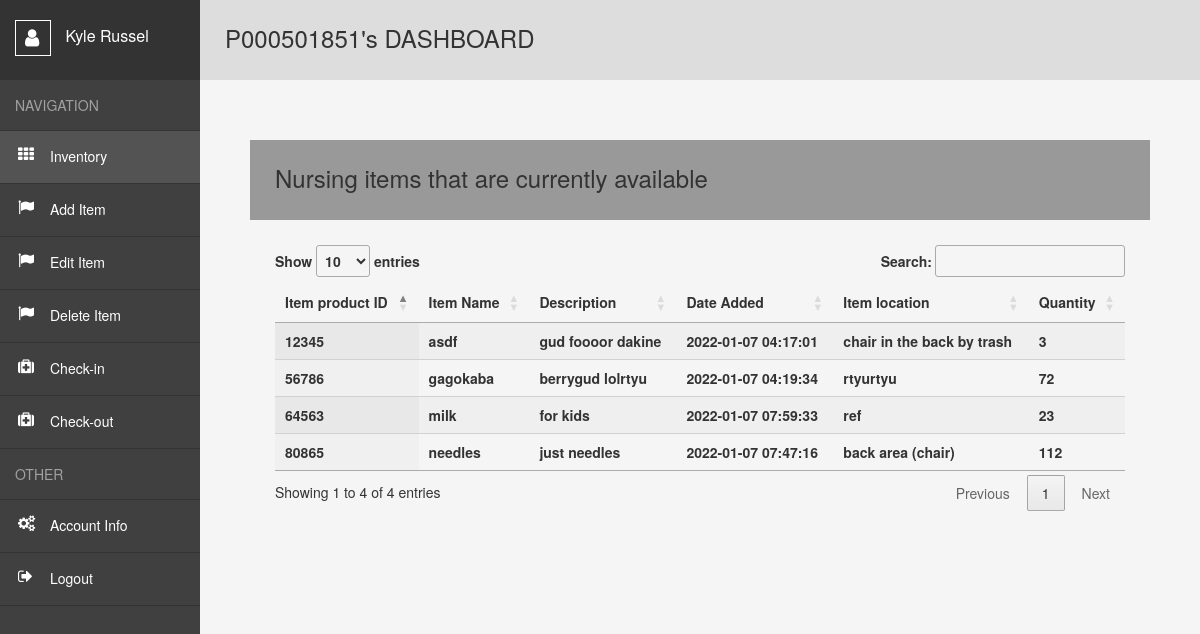
Page /user (signed in) on the committed database.
### website/models.py (models this page shows)
class User(db.Model, UserMixin):##usermixin makes it easier for user login
    id = db.Column(db.Integer, primary_key=True)##unique key
    email = db.Column(db.String(320), unique=True)##cant have the same email
    telnum = db.Column(db.String(10),unique=True)##cant have the same telephone number
    s_id = db.Column(db.String(9),unique=True)
    fname = db.Column(db.String(26))
    lname = db.Column(db.String(50))
    password = db.Column(db.String(15))
    sf = db.Column(db.String(7))
    zip = db.Column(db.String(5))
    bday = db.Column(db.String(10))##might cause an error if it does change to string(10)
    date_created = db.Column(db.DateTime(timezone=True), default=func.now())
    borroweditems= db.relationship('Borroweditem', backref='user',passive_deletes=True)##reference all borroweditems##relationship with db
    creators= db.relationship('Inventory', backref='user',passive_deletes=True)##reference all borroweditems##relationship with db

class Inventory(db.Model):
    id = db.Column(db.Integer, primary_key=True)
    product_id = db.Column(db.Integer(), unique=True)
    product_name = db.Column(db.String(26))
    date_added = db.Column(db.DateTime(timezone=True), default=func.now())
    desc=db.Column(db.String(200))
    i_loc=db.Column(db.String(200))
    quantity= db.Column(db.Integer)
    Creator = db.Column(db.Integer, db.ForeignKey('user.id', ondelete="CASCADE"),nullable=False) ##foreign key relationship //id of who added it.

### website/views.py (the view)
@views.route("/user")
@login_required## needs to be logged in to be accessed
def user():
    if session.get("SCHOOL_ID", None) is not None and session.get("FNAME",None) is not None:
        items = Inventory.query.filter().all()
        return render_template("user.html",user = current_user,data = items)
    else:
        flash("You do not have access to this page! Pls, Log in!", category="error")
        return redirect(url_for('views.home'))

### website/templates/user.html (shortened to what this page needs)
<!DOCTYPE html>
<html lang="en">
<head>
    <link rel= "stylesheet" type= "text/css" href= "{{ url_for('static',filename='styles3.css') }}">
    <link rel="stylesheet" href="https://maxcdn.bootstrapcdn.com/bootstrap/3.3.6/css/bootstrap.min.css" />
    <link href='https://cdn.datatables.net/1.10.24/css/jquery.dataTables.min.css' rel='stylesheet' type='text/css'>
</head>
<body>
  {% if session['SCHOOL_ID'] and session['FNAME'] and session['LNAME'] and session['DATE'] and session['SF'] and user.is_authenticated %}
    <div class="wrapper">
        <nav>
          <header>
            <span></span>
              {{session['FNAME']}}
          </header>
          <ul>
            <li><span>Navigation</span></li>
            <li><a class="active" style="text-decoration:none" href="{{url_for('views.user')}}">Inventory</a></li>
            <li><a style="text-decoration:none" href="{{url_for('views.add')}}">Add Item</a></li>
            <li><a style="text-decoration:none" href="{{url_for('views.edit')}}">Edit Item</a></li>
            <li><a style="text-decoration:none" href="{{url_for('views.delete')}}">Delete Item</a></li>
            <li><a style="text-decoration:none" href="{{url_for('views.Check_in')}}">Check-in</a></li>
            <li><a style="text-decoration:none" href="{{url_for('views.Check_out')}}">Check-out</a></li>
            <li><span>Other</span></li>
            <li><a style="text-decoration:none" href="{{url_for('views.account_info')}}">Account Info</a></li>
            <li><a style="text-decoration:none" href="{{url_for('auth.logout')}}">Logout</a></li>
          </ul>
        </nav>
        <main>
          <h1>P{{session['SCHOOL_ID']}}'s DASHBOARD</h1>
          <div class="container-fluid">
            <div class="row" style="padding:50px;">
                <p><h2>Nursing items that are currently available</h1></p>
                <div >
                    <table id='empTable' class='display dataTable' width='100%'>
                        <thead>
                        <tr>
                            <th>Item product ID</th>
                            <th>Item Name</th>
                            <th>Description</th>
                            <th>Date Added</th>
                            <th>Item location</th>
                            <th>Quantity</th>
                        </tr>
                        </thead>
                        <tbody>
                          {% for row in data %}
                          <tr>
                              <th>{{row.product_id}}</th>
                              <th>{{row.product_name}}</th>
                              <th>{{row.desc}}</th>
                              <th>{{row.date_added}}</th>
                              <th>{{row.i_loc}}</th>
                              <th>{{row.quantity}}</th>
                          </tr>
                          {% endfor %}
                        </tbody>
                    </table>
                </div>
           </div>
        </div>
        </main>
      </div>
    {% endif %}
</body>
</html>

### website/static/styles3.css (style rules this page uses)
*, *:before, *:after { margin: 0; padding: 0; box-sizing: border-box; }
*:before, *:after { content: ""; display: block; position: absolute; }
html, body { height: 100%; }
body { font: 15px "Open Sans", sans-serif; color: #777; }
a { cursor: pointer; }
ul { list-style: none; }
.wrapper { display: flex; min-height: 100%; }
nav { width: 200px; background: #404040; }
nav header { position: relative; height: 80px; padding: 20px 0 0 15px; font-size: 16px; color: #fff; background: #333; }
nav header span { position: relative; display: inline-block; width: 36px; height: 36px; margin: 0 10px 0 0; vertical-align: middle; border: 1px solid #fff; }
nav header span:before { content: "\f007"; font: normal 20px fontawesome; top: 7px; left: 9px; }
nav ul span { display: block; padding: 15px; color: rgba(255, 255, 255, 0.5); text-transform: uppercase; border-bottom: 1px solid #333; }
nav ul a { position: relative; display: block; padding: 15px 15px 17px 50px; color: #fff; border-bottom: 1px solid #333; }
nav ul a:hover, nav ul a.active { background: #535353; }
nav ul a:before { font: normal 16px fontawesome; top: 15px; left: 18px; }
nav ul li:nth-child(2) a:before { content: "\f00a"; }
nav ul li:nth-child(3) a:before { content: "\f024"; }
nav ul li:nth-child(4) a:before { content: "\f024"; }
nav ul li:nth-child(5) a:before { content: "\f024"; }
nav ul li:nth-child(6) a:before { content: "\f0fa"; }
nav ul li:nth-child(7) a:before { content: "\f0fa"; }
nav ul li:nth-child(9) a:before { content: "\f085"; }
nav ul li:nth-child(10) a:before { content: "\f08b"; }
main { flex: 1; padding: 25px; background: #f5f5f5; }
main h1 { height: 80px; margin: -25px -25px 25px -25px; padding: 0 25px; line-height: 76px; font-size: 24px; font-weight: 400; background: #ddd; }
main h2 { height: 80px; margin: -25px -25px 25px -25px; padding: 0 25px; line-height: 76px; font-size: 24px; font-weight: 400; background: #999; }

### rows in the picture
User: FNAME "Kyle Russel"
Inventory: product_id "12345", product_name "asdf", desc "gud foooor dakine", date_added "2022-01-07 04:17:01", i_loc "chair in the back by trash", quantity "3"
Inventory: product_id "56786", product_name "gagokaba", desc "berrygud lolrtyu", date_added "2022-01-07 04:19:34", i_loc "rtyurtyu", quantity "72"
Inventory: product_id "80865", product_name "needles", desc "just needles", date_added "2022-01-07 07:47:16", i_loc "back area (chair)", quantity "112"
Inventory: product_id "64563", product_name "milk", desc "for kids", date_added "2022-01-07 07:59:33", i_loc "ref", quantity "23"

### other values in the picture
{{ session['SCHOOL_ID'] }} "000501851"
